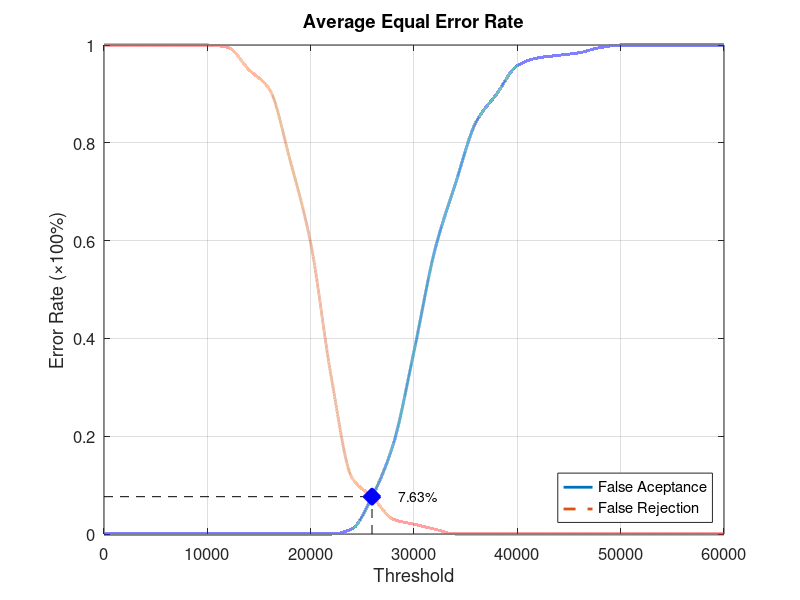
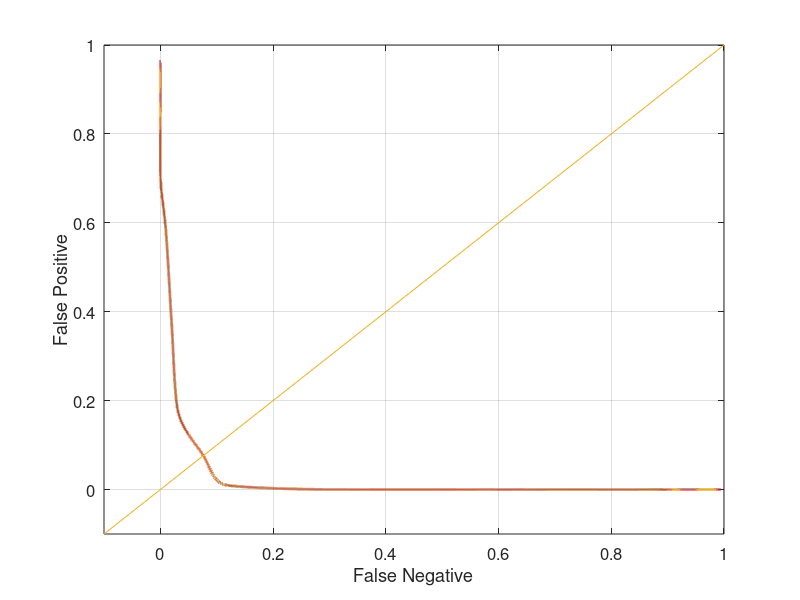

The MATLAB source for these figures, in order:
function yEER = Database4_3
close all;
clear;
clc;
x = 0:2000:60000;
xq = 0:0.5:60000;

y0 = [0 0 0 0 0 0 0 0 0 0 0 0 0.0105263 0.0789474 0.184211 0.373684 0.578947 0.715789 0.842105 0.9 0.957895 0.973684 0.978947 0.984211 0.994737 1 1 1 1 1 1];
yy0 = interp1(x, y0, xq, 'pchip');
y1 = [1 1 1 1 1 1 0.995 0.95 0.91 0.765 0.595 0.32 0.115 0.075 0.03 0.02 0.01 0 0 0 0 0 0 0 0 0 0 0 0 0 0];
yy1 = interp1(x, y1, xq, 'pchip');

% Calculating EER: 
y2 = abs(y0 - y1);
find(y2 == min(y2))
yy2 = abs(yy0 - yy1);
xEER = find(yy2 == min(yy2));
xEERIndex = xq(xEER) % X-axis EER
yEER = yy0(xEER) % Y-axis EER

main = figure
plot(xq, yy0,'-','LineWidth', 2);	hold on
plot(xq, yy1,'--','LineWidth', 2);	hold on
plot([xEERIndex xEERIndex], [0 yEER], 'k--');	hold on
plot([0 xEERIndex], [yEER yEER], 'k--');	hold on
plot(xEERIndex, yEER, 'bx', 'LineWidth', 10);	hold on
text(xEERIndex + 10 * xEERIndex / 100, yEER, [num2str(round((10000 * yEER)) / 100) '%'])
legend('False Aceptance', 'False Rejection', 'Location', 'SouthEast')
xlabel('Threshold')
ylabel('Error Rate (\times100%)')
title('Average Equal Error Rate')
set(gca, 'FontSize', 12)
axis([0 60000 0 1])
grid on

print(main, 'Database4_3Main', '-dpng');
FNRxFPR = figure('Color', [1 1 1]);
plot(yy1, yy0, '-', yy1, yy0, 'LineWidth', 2);
hold on
y = -0.1:0.1:1
plot(y, y); 
set(gca, 'FontSize', 12)
xlabel('False Negative')
ylabel('False Positive')
axis([-0.1 1 -0.1 1])
set(gca, 'FontSize', 12)
grid on

print(FNRxFPR, 'Database4_3FNRxFPR','-dpng');
end
